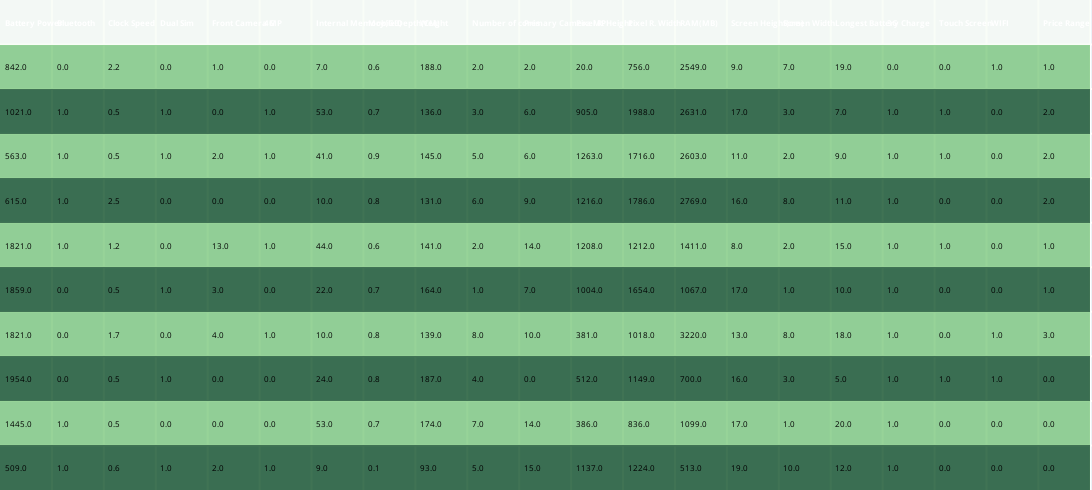

Notebook code for this chart:
### Code cell
from plotly.tools import FigureFactory as ff
from plotly.offline import iplot
# import plotly.io as pio
datahead=data.head(10)
datahead=datahead.rename(index=str, columns={"battery_power": "Battery Power", "blue": "Bluetooth","clock_speed":"Clock Speed","dual_sim":"Dual Sim","fc":"Front Camera MP",
                                   "four_g":"4G","int_memory":"Internal Memory(GB)","m_dep":"Mobile Depth(CM)","mobile_wt":"Weight","n_cores":"Number of cores","pc":"Primary Camera MP"
                                   ,"px_height":"Pixel R. Height","px_width":"Pixel R. Width","ram":"RAM(MB)","sc_h":"Screen Height(cm)","sc_w":"Screen Width",
                                   "talk_time":"Longest Battery Charge","three_g":"3G","touch_screen":"Touch Screen","wifi":"WIFI","price_range":"Price Range"})
colorscale = "Greens"
table = ff.create_table(datahead,colorscale=colorscale,height_constant=40)
table.layout.width=2500
for i in range(len(table.layout.annotations)):
    table.layout.annotations[i].font.size = 8
iplot(table)
